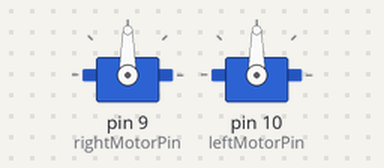
A sketch run on a simulated Arduino Uno, built with avr-gcc and run on an emulated ATmega328P. Parts: 2 × servo.

Above: at 0.05 s.
At 5.0 s:
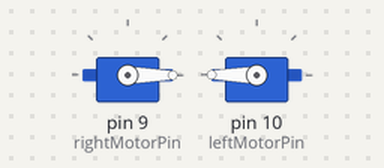
At 10.0 s:
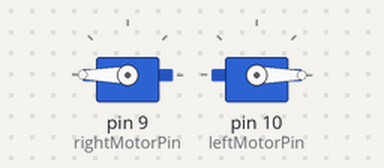
Timing chart, 0 to 13.0 s (numbered marks = the images above):
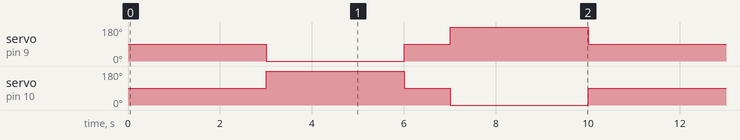

The sketch:

GeeDeeServoTest.ino
```cpp
#include <Servo.h>

#define rightMotorPin 9
#define leftMotorPin 10

Servo rightMotor;
Servo leftMotor;

void setup() {
 // put your setup code here, to run once:

  rightMotor.attach(rightMotorPin);
  leftMotor.attach(leftMotorPin);

}

void loop() {
  // put your main code here, to run repeatedly:


  rightMotor.write(90);   // right servo motor stop
  leftMotor.write(90);    // left servo motor stop

  delay(3000);

  rightMotor.write(0);
  leftMotor.write(180);

  delay(3000);

  rightMotor.write(90);
  leftMotor.write(90);

  delay(1000);

  rightMotor.write(180);
  leftMotor.write(0);

  delay(3000);

}
```

Measured:
- by itself, servo on pin 9 (rightMotorPin): repeats every 10.0 s: 90° 1.0 s, 180° 3.0 s, 90° 3.0 s, 0° 3.0 s
- by itself, servo on pin 10 (leftMotorPin): repeats every 10.0 s: 90° 1.0 s, 0° 3.0 s, 90° 3.0 s, 180° 3.0 s
